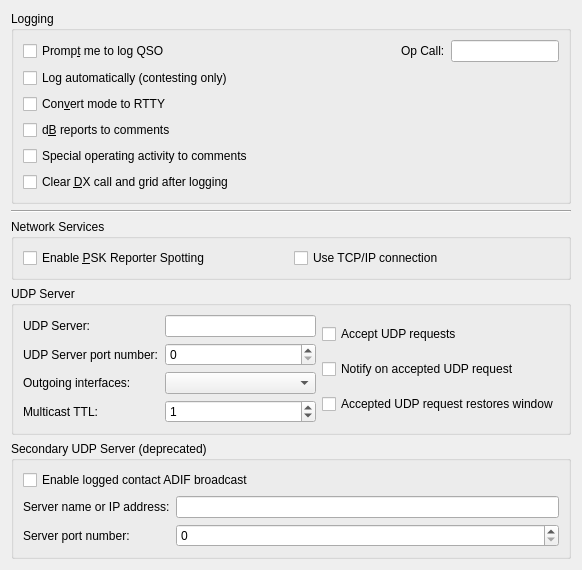
     <widget class="QWidget" name="reporting_tab">
      <attribute name="title">
       <string>Reportin&amp;g</string>
      </attribute>
      <attribute name="toolTip">
       <string>Reporting and logging settings</string>
      </attribute>
      <layout class="QVBoxLayout" name="verticalLayout_5">
       <item>
        <widget class="QGroupBox" name="logging_group_box">
         <property name="title">
          <string>Logging</string>
         </property>
         <layout class="QGridLayout" name="gridLayout_14">
          <item row="1" column="0">
           <widget class="QCheckBox" name="cbAutoLog">
            <property name="toolTip">
             <string>&lt;html&gt;&lt;head/&gt;&lt;body&gt;&lt;p&gt;Check to have QSOs logged automatically, when complete.&lt;/p&gt;&lt;/body&gt;&lt;/html&gt;</string>
            </property>
            <property name="text">
             <string>Log automatically (contesting only)</string>
            </property>
           </widget>
          </item>
          <item row="0" column="1">
           <spacer name="horizontalSpacer_6">
            <property name="orientation">
             <enum>Qt::Horizontal</enum>
            </property>
            <property name="sizeHint" stdset="0">
             <size>
              <width>136</width>
              <height>20</height>
             </size>
            </property>
           </spacer>
          </item>
          <item row="0" column="0">
           <widget class="QCheckBox" name="prompt_to_log_check_box">
            <property name="toolTip">
             <string>The program will pop up a partially completed Log QSO dialog when you send a 73 or free text message.</string>
            </property>
            <property name="text">
             <string>Promp&amp;t me to log QSO</string>
            </property>
           </widget>
          </item>
          <item row="3" column="0">
           <widget class="QCheckBox" name="report_in_comments_check_box">
            <property name="toolTip">
             <string>Some logging programs will not accept the type of reports
saved by this program.
Check this option to save the sent and received reports in the
comments field.</string>
            </property>
            <property name="text">
             <string>d&amp;B reports to comments</string>
            </property>
           </widget>
          </item>
          <item row="2" column="0">
           <widget class="QCheckBox" name="log_as_RTTY_check_box">
            <property name="toolTip">
             <string>&lt;html&gt;&lt;head/&gt;&lt;body&gt;&lt;p&gt;Some logging programs will not accept WSJT-X mode names.&lt;/p&gt;&lt;/body&gt;&lt;/html&gt;</string>
            </property>
            <property name="text">
             <string>Con&amp;vert mode to RTTY</string>
            </property>
           </widget>
          </item>
          <item row="0" column="3">
           <widget class="QLineEdit" name="opCallEntry">
            <property name="toolTip">
             <string>&lt;html&gt;&lt;head/&gt;&lt;body&gt;&lt;p&gt;The callsign of the operator, if different from the station callsign.&lt;/p&gt;&lt;/body&gt;&lt;/html&gt;</string>
            </property>
           </widget>
          </item>
          <item row="5" column="0" colspan="2">
           <widget class="QCheckBox" name="clear_DX_check_box">
            <property name="toolTip">
             <string>Check this option to force the clearing of the DX Call
and DX Grid fields when a 73 or free text message is sent.</string>
            </property>
            <property name="text">
             <string>Clear &amp;DX call and grid after logging</string>
            </property>
           </widget>
          </item>
          <item row="0" column="2">
           <widget class="QLabel" name="label_13">
            <property name="text">
             <string>Op Call:</string>
            </property>
            <property name="buddy">
             <cstring>opCallEntry</cstring>
            </property>
           </widget>
          </item>
          <item row="4" column="0">
           <widget class="QCheckBox" name="specOp_in_comments_check_box">
            <property name="toolTip">
             <string>&lt;html&gt;&lt;head/&gt;&lt;body&gt;&lt;p&gt;Check this option to note any Special Operating Activity in the comments field.&lt;/p&gt;&lt;/body&gt;&lt;/html&gt;</string>
            </property>
            <property name="text">
             <string>Special operating activity to comments</string>
            </property>
           </widget>
          </item>
         </layout>
        </widget>
       </item>
       <item>
        <widget class="Line" name="line_8">
         <property name="orientation">
          <enum>Qt::Horizontal</enum>
         </property>
        </widget>
       </item>
       <item>
        <widget class="QGroupBox" name="network_group_box">
         <property name="title">
          <string>Network Services</string>
         </property>
         <layout class="QHBoxLayout" name="horizontalLayout_22">
          <item>
           <widget class="QCheckBox" name="psk_reporter_check_box">
            <property name="toolTip">
             <string>&lt;html&gt;&lt;head/&gt;&lt;body&gt;&lt;p&gt;The program can send your station details and all decoded signals with grid squares as spots to the http://pskreporter.info web site.&lt;/p&gt;&lt;p&gt;This is used for reverse beacon analysis which is very useful for assessing propagation and system performance.&lt;/p&gt;&lt;/body&gt;&lt;/html&gt;</string>
            </property>
            <property name="text">
             <string>Enable &amp;PSK Reporter Spotting</string>
            </property>
           </widget>
          </item>
          <item>
           <widget class="QCheckBox" name="psk_reporter_tcpip_check_box">
            <property name="toolTip">
             <string>&lt;html&gt;&lt;head/&gt;&lt;body&gt;&lt;p&gt;Check this option if a reliable connection is needed&lt;/p&gt;&lt;p&gt;Most users do not need this, the default uses UDP which is more efficient. Only check this if you have evidence that UDP traffic from you to PSK Reporter is being lost.&lt;/p&gt;&lt;/body&gt;&lt;/html&gt;</string>
            </property>
            <property name="text">
             <string>Use TCP/IP connection</string>
            </property>
           </widget>
          </item>
         </layout>
        </widget>
       </item>
       <item>
        <widget class="QGroupBox" name="groupBox_4">
         <property name="title">
          <string>UDP Server</string>
         </property>
         <layout class="QGridLayout" name="gridLayout_16">
          <item row="0" column="0">
           <layout class="QFormLayout" name="formLayout_6">
            <property name="fieldGrowthPolicy">
             <enum>QFormLayout::AllNonFixedFieldsGrow</enum>
            </property>
            <item row="0" column="0">
             <widget class="QLabel" name="udp_server_label">
              <property name="text">
               <string>UDP Server:</string>
              </property>
              <property name="buddy">
               <cstring>udp_server_line_edit</cstring>
              </property>
             </widget>
            </item>
            <item row="0" column="1">
             <widget class="QLineEdit" name="udp_server_line_edit">
              <property name="toolTip">
               <string>&lt;html&gt;&lt;head/&gt;&lt;body&gt;&lt;p&gt;Optional hostname of network service to receive decodes.&lt;/p&gt;&lt;p&gt;Formats:&lt;/p&gt;&lt;ul style=&quot;margin-top: 0px; margin-bottom: 0px; margin-left: 0px; margin-right: 0px; -qt-list-indent: 1;&quot;&gt;&lt;li style=&quot; margin-top:12px; margin-bottom:0px; margin-left:0px; margin-right:0px; -qt-block-indent:0; text-indent:0px;&quot;&gt;hostname&lt;/li&gt;&lt;li style=&quot; margin-top:0px; margin-bottom:0px; margin-left:0px; margin-right:0px; -qt-block-indent:0; text-indent:0px;&quot;&gt;IPv4 address&lt;/li&gt;&lt;li style=&quot; margin-top:0px; margin-bottom:0px; margin-left:0px; margin-right:0px; -qt-block-indent:0; text-indent:0px;&quot;&gt;IPv6 address&lt;/li&gt;&lt;li style=&quot; margin-top:0px; margin-bottom:0px; margin-left:0px; margin-right:0px; -qt-block-indent:0; text-indent:0px;&quot;&gt;IPv4 multicast group address&lt;/li&gt;&lt;li style=&quot; margin-top:0px; margin-bottom:0px; margin-left:0px; margin-right:0px; -qt-block-indent:0; text-indent:0px;&quot;&gt;IPv6 multicast group address&lt;/li&gt;&lt;/ul&gt;&lt;p&gt;Clearing this field will disable the broadcasting of UDP status updates.&lt;/p&gt;&lt;/body&gt;&lt;/html&gt;</string>
              </property>
              <property name="inputMethodHints">
               <set>Qt::ImhDigitsOnly</set>
              </property>
             </widget>
            </item>
            <item row="1" column="0">
             <widget class="QLabel" name="label_6">
              <property name="text">
               <string>UDP Server port number:</string>
              </property>
              <property name="buddy">
               <cstring>udp_server_port_spin_box</cstring>
              </property>
             </widget>
            </item>
            <item row="1" column="1">
             <widget class="QSpinBox" name="udp_server_port_spin_box">
              <property name="toolTip">
               <string>&lt;html&gt;&lt;head/&gt;&lt;body&gt;&lt;p&gt;Enter the service port number of the UDP server that WSJT-X should send updates to. If this is zero no updates will be sent.&lt;/p&gt;&lt;/body&gt;&lt;/html&gt;</string>
              </property>
              <property name="maximum">
               <number>65534</number>
              </property>
             </widget>
            </item>
            <item row="2" column="0">
             <widget class="QLabel" name="udp_interfaces_label">
              <property name="text">
               <string>Outgoing interfaces:</string>
              </property>
              <property name="buddy">
               <cstring>udp_interfaces_combo_box</cstring>
              </property>
             </widget>
            </item>
            <item row="2" column="1">
             <widget class="CheckableItemComboBox" name="udp_interfaces_combo_box">
              <property name="toolTip">
               <string>&lt;html&gt;&lt;head/&gt;&lt;body&gt;&lt;p&gt;When sending updates to a multicast group address it is necessary to specify which network interface(s) to send them to. If the loop-back interface is multicast capable then at least that one will be selected.&lt;/p&gt;&lt;p&gt;For most users the loop-back interface is all that is needed, that will allow multiple other applications on the same machine to interoperate with WSJT-X. If applications running on other hosts are to receive status updates then a suitable network interface should be used.&lt;/p&gt;&lt;p&gt;On some Linux systems it may be necessary to enable multicast on the loop-back network interface.&lt;/p&gt;&lt;/body&gt;&lt;/html&gt;</string>
              </property>
             </widget>
            </item>
            <item row="3" column="1">
             <widget class="QSpinBox" name="udp_TTL_spin_box">
              <property name="toolTip">
               <string>&lt;html&gt;&lt;head/&gt;&lt;body&gt;&lt;p&gt;Sets the number or router hops that multicast datagrams are allowed to make. Almost everyone should set this to 1 to keep outgoing multicast traffic withn the local subnet.&lt;/p&gt;&lt;/body&gt;&lt;/html&gt;</string>
              </property>
              <property name="maximum">
               <number>255</number>
              </property>
              <property name="value">
               <number>1</number>
              </property>
             </widget>
            </item>
            <item row="3" column="0">
             <widget class="QLabel" name="udp_TTL_label">
              <property name="text">
               <string>Multicast TTL:</string>
              </property>
              <property name="buddy">
               <cstring>udp_TTL_spin_box</cstring>
              </property>
             </widget>
            </item>
           </layout>
          </item>
          <item row="0" column="1">
           <layout class="QVBoxLayout" name="verticalLayout_11">
            <item>
             <widget class="QCheckBox" name="accept_udp_requests_check_box">
              <property name="toolTip">
               <string>&lt;html&gt;&lt;head/&gt;&lt;body&gt;&lt;p&gt;With this enabled WSJT-X will accept certain requests back from a UDP server that receives decode messages.&lt;/p&gt;&lt;/body&gt;&lt;/html&gt;</string>
              </property>
              <property name="text">
               <string>Accept UDP requests</string>
              </property>
             </widget>
            </item>
            <item>
             <widget class="QCheckBox" name="udpWindowToFront">
              <property name="toolTip">
               <string>&lt;html&gt;&lt;head/&gt;&lt;body&gt;&lt;p&gt;Indicate acceptance of an incoming UDP request. The effect of this option varies depending on the operating system and window manager, its intent is to notify the acceptance of an incoming UDP request even if this application is minimized or hidden.&lt;/p&gt;&lt;/body&gt;&lt;/html&gt;</string>
              </property>
              <property name="text">
               <string>Notify on accepted UDP request</string>
              </property>
             </widget>
            </item>
            <item>
             <widget class="QCheckBox" name="udpWindowRestore">
              <property name="toolTip">
               <string>&lt;html&gt;&lt;head/&gt;&lt;body&gt;&lt;p&gt;Restore the window from minimized if an UDP request is accepted.&lt;/p&gt;&lt;/body&gt;&lt;/html&gt;</string>
              </property>
              <property name="text">
               <string>Accepted UDP request restores window</string>
              </property>
             </widget>
            </item>
           </layout>
          </item>
         </layout>
        </widget>
       </item>
       <item>
        <widget class="QGroupBox" name="n1mm_group_box">
         <property name="title">
          <string>Secondary UDP Server (deprecated)</string>
         </property>
         <layout class="QFormLayout" name="formLayout_15">
          <item row="0" column="0" colspan="2">
           <widget class="QCheckBox" name="enable_n1mm_broadcast_check_box">
            <property name="toolTip">
             <string>&lt;html&gt;&lt;head/&gt;&lt;body&gt;&lt;p&gt;When checked, WSJT-X will broadcast a logged contact in ADIF format to the configured hostname and port. &lt;/p&gt;&lt;/body&gt;&lt;/html&gt;</string>
            </property>
            <property name="text">
             <string>Enable logged contact ADIF broadcast</string>
            </property>
           </widget>
          </item>
          <item row="1" column="0">
           <widget class="QLabel" name="n1mm_server_name_label">
            <property name="text">
             <string>Server name or IP address:</string>
            </property>
            <property name="buddy">
             <cstring>n1mm_server_name_line_edit</cstring>
            </property>
           </widget>
          </item>
          <item row="1" column="1">
           <widget class="QLineEdit" name="n1mm_server_name_line_edit">
            <property name="toolTip">
             <string>&lt;html&gt;&lt;head/&gt;&lt;body&gt;&lt;p&gt;Optional host name of N1MM Logger+ program to receive ADIF UDP broadcasts. This is usually 'localhost' or ip address 127.0.0.1&lt;/p&gt;&lt;p&gt;Formats:&lt;/p&gt;&lt;ul style=&quot;margin-top: 0px; margin-bottom: 0px; margin-left: 0px; margin-right: 0px; -qt-list-indent: 1;&quot;&gt;&lt;li style=&quot; margin-top:12px; margin-bottom:0px; margin-left:0px; margin-right:0px; -qt-block-indent:0; text-indent:0px;&quot;&gt;hostname&lt;/li&gt;&lt;li style=&quot; margin-top:0px; margin-bottom:0px; margin-left:0px; margin-right:0px; -qt-block-indent:0; text-indent:0px;&quot;&gt;IPv4 address&lt;/li&gt;&lt;li style=&quot; margin-top:0px; margin-bottom:0px; margin-left:0px; margin-right:0px; -qt-block-indent:0; text-indent:0px;&quot;&gt;IPv6 address&lt;/li&gt;&lt;li style=&quot; margin-top:0px; margin-bottom:0px; margin-left:0px; margin-right:0px; -qt-block-indent:0; text-indent:0px;&quot;&gt;IPv4 multicast group address&lt;/li&gt;&lt;li style=&quot; margin-top:0px; margin-bottom:0px; margin-left:0px; margin-right:0px; -qt-block-indent:0; text-indent:0px;&quot;&gt;IPv6 multicast group address&lt;/li&gt;&lt;/ul&gt;&lt;p&gt;Clearing this field will disable broadcasting of ADIF information via UDP.&lt;/p&gt;&lt;/body&gt;&lt;/html&gt;</string>
            </property>
           </widget>
          </item>
          <item row="2" column="0">
           <widget class="QLabel" name="n1mm_server_port_label">
            <property name="text">
             <string>Server port number:</string>
            </property>
            <property name="buddy">
             <cstring>n1mm_server_port_spin_box</cstring>
            </property>
           </widget>
          </item>
          <item row="2" column="1">
           <widget class="QSpinBox" name="n1mm_server_port_spin_box">
            <property name="toolTip">
             <string>&lt;html&gt;&lt;head/&gt;&lt;body&gt;&lt;p&gt;Enter the port number that WSJT-X should use for UDP broadcasts of ADIF log information. For N1MM Logger+, this value should be 2333. If this is zero,  no updates will be broadcast.&lt;/p&gt;&lt;/body&gt;&lt;/html&gt;</string>
            </property>
            <property name="maximum">
             <number>65534</number>
            </property>
           </widget>
          </item>
         </layout>
        </widget>
       </item>
       <item>
        <spacer name="verticalSpacer_4">
         <property name="orientation">
          <enum>Qt::Vertical</enum>
         </property>
         <property name="sizeHint" stdset="0">
          <size>
           <width>0</width>
           <height>0</height>
          </size>
         </property>
        </spacer>
       </item>
      </layout>
     </widget>
